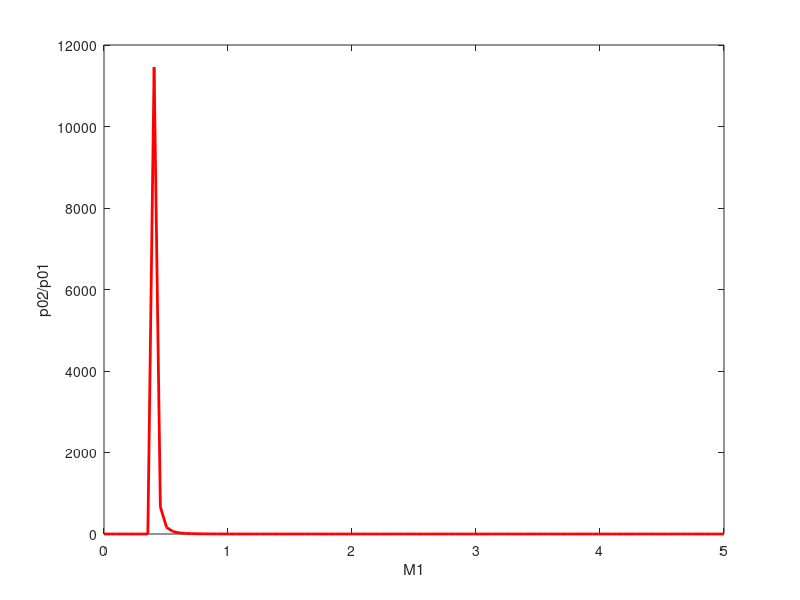

The MATLAB source for this figure: (Note: this script raises an error after producing the figure.)
M1 = linspace(0,5,100);
gamma=1.4;
a=((gamma+1)/2)*(M1.^2);
c=1+(((gamma-1)/2)*(M1.^2));
d=(((2*gamma)/(gamma+1))*(M1.^2))-((gamma-1)/(gamma+1));
%c=(2*gamma)/(gamma+1);
A=((a./c)).^((gamma/gamma-1));
B=((1./d).^2.5);
pressur_ratio=(A).*(B);
plot(M1,pressur_ratio,'r','Linewidth',2);
xlabel('M1');
ylabel('p02/p01');
sgtitle("M1 Vs stagnation pressure ratio");
xlim([1 5])

[~,iM1] = min(abs(M1-2));
pressur_ratio(iM1);